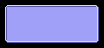

A level layout from a 2D game, rendered from its tile map. Below: a short description, then the map file with its tile-grid data intact:
An orthogonal 13x6 tile map with 8x8 px tiles, 1 tile layer (BG1), 2 tilesets.

<map version="1.10" tiledversion="1.10.2" orientation="orthogonal" renderorder="right-down" width="13" height="6" tilewidth="8" tileheight="8" infinite="0" nextlayerid="3" nextobjectid="1">
 <tileset firstgid="1" name="MenuTiles_FE6J" tilewidth="8" tileheight="8" tilecount="11" columns="11">
  <properties>
   <property name="Offset" value="0x2AA0" />
   <property name="Palette" value="3" />
  </properties>
  <image source="../../../../tools/MenuTiles_FE6J.png" width="88" height="8" />
 </tileset>
 <tileset firstgid="12" name="MenuTiles_FE6J_Alt" tilewidth="8" tileheight="8" tilecount="128" columns="32">
  <properties>
   <property name="Offset" value="0x0000" />
   <property name="Palette" value="1" />
  </properties>
  <image source="../../../../tools/MenuTiles_FE6J_Alt.png" width="256" height="32" />
 </tileset>
 <layer id="1" name="BG1" width="13" height="6">
  <properties>
   <property name="Layer" value="1" />
  </properties>
  <data encoding="csv">
1,2,2,2,2,2,2,2,2,2,2,2,3,
4,5,5,5,5,5,5,5,5,5,5,5,6,
4,5,5,5,5,5,5,5,5,5,5,5,6,
4,5,5,5,5,5,5,5,5,5,5,5,6,
4,5,5,5,5,5,5,5,5,5,5,5,6,
7,8,8,8,8,8,8,8,8,8,8,8,9
</data>
 </layer>
</map>
